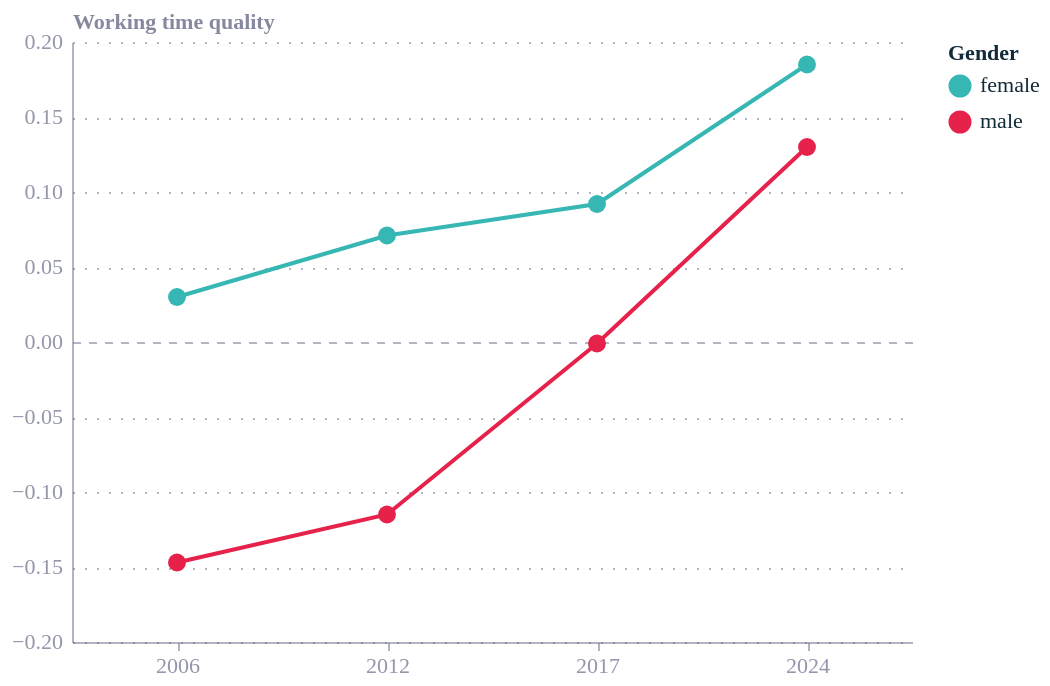

Source (Vega-Lite JSON):
### Vega-Lite specification from a JSON file in a GitHub repository (floating-point values rounded to 4 significant figures)
{"config": {"font": "Circular Std", "text": {"color": "#676A86", "align": "left", "baseline": "middle", "dx": 7, "dy": 0, "fontSize": 11}, "view": {"stroke": null, "continuousWidth": 400, "continuousHeight": 300, "discreteWidth": 400, "discreteHeight": 300}, "range": {"category": ["#36B7B4", "#E6224B", "#F4C245", "#0063AF", "#00A767", "#179FDB", "#EB5C2E"], "diverging": ["#E6224B", "#E54753", "#C9C9C9", "#179FDB", "#122B39"], "heatmap": ["#C9C9C9", "#179FDB", "#0063AF", "#122B39"], "ordinal": ["#00A767", "#36B7B4", "#179FDB", "#0063AF", "#243B5A"]}, "bar": {"color": "#179fdb"}, "line": {"color": "#e6224b"}, "rule": {"color": "#676A86"}, "area": {"opacity": 0.3}, "point": {"filled": true, "size": 80, "color": "#e6224b", "opacity": 0.95}, "geoshape": {"stroke": "white", "strokeWidth": 0.3}, "rect": {"fill": "#d6d4d4", "opacity": 0.3}, "axis": {"labelColor": "#676A86", "labelFontSize": 11, "labelFont": "Circular Std", "labelOpacity": 0.7, "tickColor": "#676A86", "tickOpacity": 0.5, "domainColor": "#676A86", "domainOpacity": 0.5, "gridColor": "#676A86", "gridDash": [2, 2], "gridOpacity": 0.5, "title": null, "titleColor": "#676A86", "titleOpacity": 0.8, "tickSize": 4}, "axisXDiscrete": {"grid": false, "labelAngle": 0, "tickCount": 10, "tickOpacity": 0.5, "title": null}, "axisYDiscrete": {"ticks": false, "labelPadding": 5}, "axisXTemporal": {"grid": false, "ticks": true}, "axisXQuantitative": {"grid": true}, "axisYQuantitative": {"gridColor": "#676A86", "gridDash": [1, 5], "gridOpacity": 0.5, "ticks": false, "labelPadding": 5, "tickCount": 8, "titleAngle": 0, "titleAlign": "left", "titleBaseline": "bottom", "titleX": 0, "titleY": -5}, "title": {"color": "#676A86E6", "subtitleColor": "#676A86", "font": "Circular Std", "subtitleFont": "Circular Std", "anchor": "start", "fontSize": 14, "subtitleFontSize": 12, "subtitlePadding": 4, "offset": 0, "frame": "group"}, "legend": {"titleColor": "#122b39", "title": null, "labelColor": "#122b39", "labelFontSize": 11}}, "data": {"name": "data-5e17500da7a3ed6ec69041de2acdaa7b"}, "mark": {"type": "line", "point": true}, "encoding": {"color": {"field": "gender", "title": "Gender", "type": "nominal"}, "tooltip": [{"field": "year", "type": "quantitative"}, {"field": "gender", "type": "nominal"}, {"field": "value", "type": "quantitative"}], "x": {"field": "year", "title": "", "type": "ordinal"}, "y": {"axis": {"gridDash": {"expr": "datum.value == 0 ? [4, 4] : [1,5]"}}, "field": "value", "scale": {"domain": [-0.2, 0.2]}, "title": "Working time quality", "type": "quantitative"}}, "height": 300, "width": 420, "$schema": "https://vega.github.io/schema/vega-lite/v6.4.1.json", "datasets": {"data-5e17500da7a3ed6ec69041de2acdaa7b": [{"year": 2006, "value": -0.147, "gender": "male"}, {"year": 2012, "value": -0.115, "gender": "male"}, {"year": 2017, "value": -0.001, "gender": "male"}, {"year": 2024, "value": 0.13, "gender": "male"}, {"year": 2006, "value": 0.03, "gender": "female"}, {"year": 2012, "value": 0.071, "gender": "female"}, {"year": 2017, "value": 0.092, "gender": "female"}, {"year": 2024, "value": 0.185, "gender": "female"}]}}
